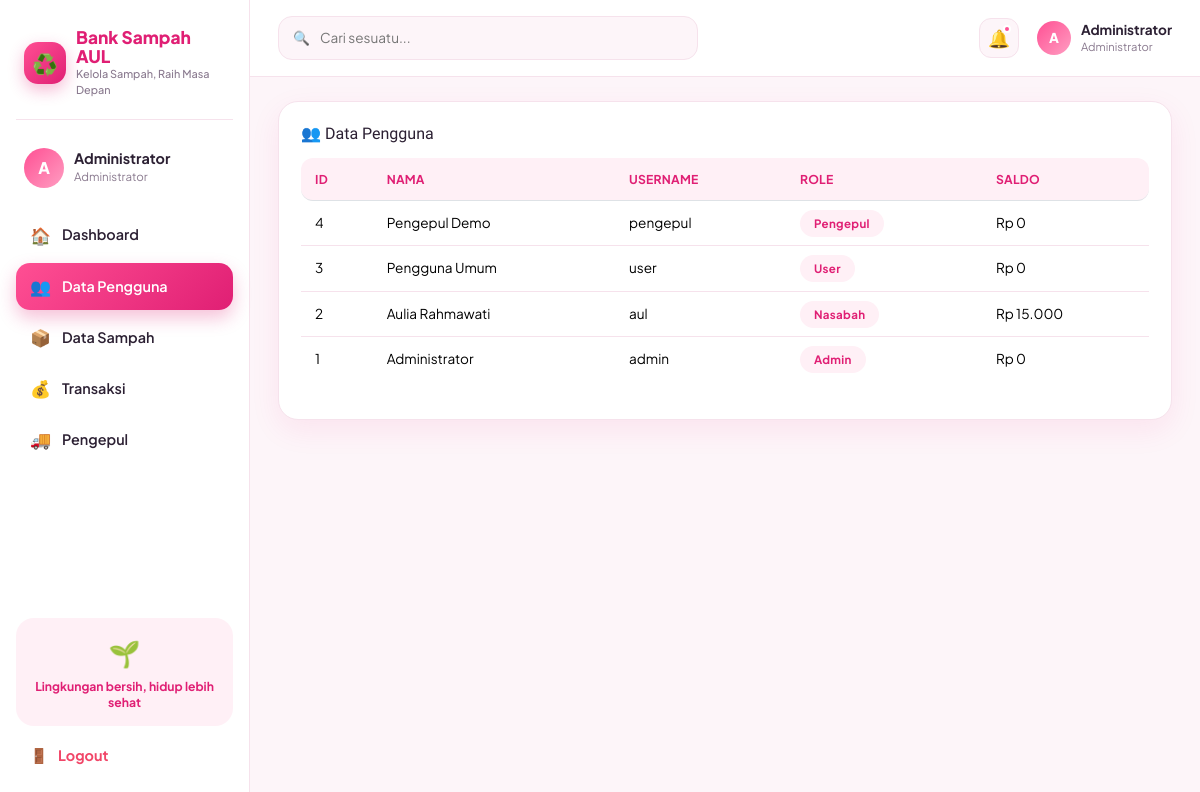
The page /admin/users.php (signed in) on the database its author committed.
### tables this page shows
CREATE TABLE user (
    id_user INT AUTO_INCREMENT PRIMARY KEY,
    nama VARCHAR(100) NOT NULL,
    username VARCHAR(50) NOT NULL UNIQUE,
    password VARCHAR(255) NOT NULL,
    role ENUM('admin','nasabah','user','pengepul') NOT NULL DEFAULT 'user',
    saldo DECIMAL(12,2) NOT NULL DEFAULT 0
);

### auth.php (called while the page is built, shortened)
<?php
function rupiah($angka) {
    return "Rp " . number_format((float)$angka, 0, ',', '.');
}
?>

### admin/users.php (the view, shortened to what this page needs)
<?php
require "../auth.php"; wajib_role("admin"); require "../config.php";
$data = mysqli_query($koneksi, "SELECT id_user,nama,username,role,saldo FROM user ORDER BY id_user DESC");
require "../includes/header.php";
?>
<div class="card-soft">
  <div class="card-title"><h3>👥 Data Pengguna</h3></div>
  <div class="table-responsive">
    <table class="table">
      <thead><tr><th>ID</th><th>Nama</th><th>Username</th><th>Role</th><th>Saldo</th></tr></thead>
      <tbody>
      <?php if (mysqli_num_rows($data) === 0): ?>
        <tr><td colspan="5" class="empty">Belum ada pengguna.</td></tr>
      <?php else: while ($r = mysqli_fetch_assoc($data)): ?>
        <tr>
          <td><?= $r['id_user'] ?></td>
          <td><?= htmlspecialchars($r['nama']) ?></td>
          <td><?= htmlspecialchars($r['username']) ?></td>
          <td><span class="badge-role"><?= ucfirst($r['role']) ?></span></td>
          <td><?= rupiah($r['saldo']) ?></td>
        </tr>
      <?php endwhile; endif; ?>
      </tbody>
    </table>
  </div>
</div>
<?php require "../includes/footer.php"; ?>

### assets/css/style.css (style rules this page uses)
:root { --pink:#ff4f93; --pink-dark:#e01f74; --pink-light:#ffe3ef; --pink-soft:#fff0f6; --purple:#8b5cf6; --purple-light:#efe6ff; --blue:#2f8fff; --blue-light:#e4f0ff; --orange:#ff9f43; --orange-light:#fff1df; --teal:#12b3a8; --teal-light:#dcf7f4; --green:#22c55e; --green-light:#e2f9e9; --red:#f14668; --red-light:#fde3e9; --ink:#2c2033; --ink-soft:#8a7a8f; --bg:#fdf5f9; --card:#ffffff; --border:#f6e2ec; --radius:20px; --shadow:0 10px 30px rgba(224,31,116,.08); }
* { box-sizing:border-box }
html,body { height:100% }
body { margin:0; font-family:'Plus Jakarta Sans',sans-serif; background:var(--bg); color:var(--ink); -webkit-font-smoothing:antialiased; }
h1,h2,h3,h4,h5,.brand { font-family:'Baloo 2',cursive }
.badge-role { background:var(--pink-soft);color:var(--pink-dark);padding:6px 14px;border-radius:20px;font-weight:700;font-size:.72rem;letter-spacing:.03em }
.card-soft { background:var(--card);border-radius:var(--radius);padding:22px;box-shadow:var(--shadow);border:1px solid var(--border) }
.card-title { display:flex;align-items:center;justify-content:between;gap:10px;margin-bottom:14px }
.card-title h3 { font-size:1rem;margin:0;color:var(--ink) }
.table { width:100%;border-collapse:separate;border-spacing:0;font-size:.85rem }
.table thead th { background:var(--pink-soft);color:var(--pink-dark);text-align:left;padding:12px 14px;font-weight:700;font-size:.76rem;text-transform:uppercase;letter-spacing:.02em }
.table thead th:first-child { border-radius:12px 0 0 12px }
.table thead th:last-child { border-radius:0 12px 12px 0 }
.table tbody td { padding:12px 14px;border-bottom:1px solid var(--border);vertical-align:middle }
.table tbody tr:last-child td { border-bottom:0 }
.table-responsive { overflow-x:auto }

### rows shown on the page
user: id_user "4", nama "Pengepul Demo", username "pengepul", role "Pengepul", saldo "Rp 0"
user: id_user "3", nama "Pengguna Umum", username "user", role "User", saldo "Rp 0"
user: id_user "2", nama "Aulia Rahmawati", username "aul", role "Nasabah", saldo "Rp 15.000"
user: id_user "1", nama "Administrator", username "admin", role "Admin", saldo "Rp 0"

### other values the page prints
$inisial "A"
$nama "Administrator"
$roleLabel "Administrator"
$m['icon'] "🏠"
$m['label'] "Dashboard"
$m['icon'] "👥"
$m['label'] "Data Pengguna"
$m['icon'] "📦"
$m['label'] "Data Sampah"
$m['icon'] "💰"
$m['label'] "Transaksi"
$m['icon'] "🚚"
$m['label'] "Pengepul"
